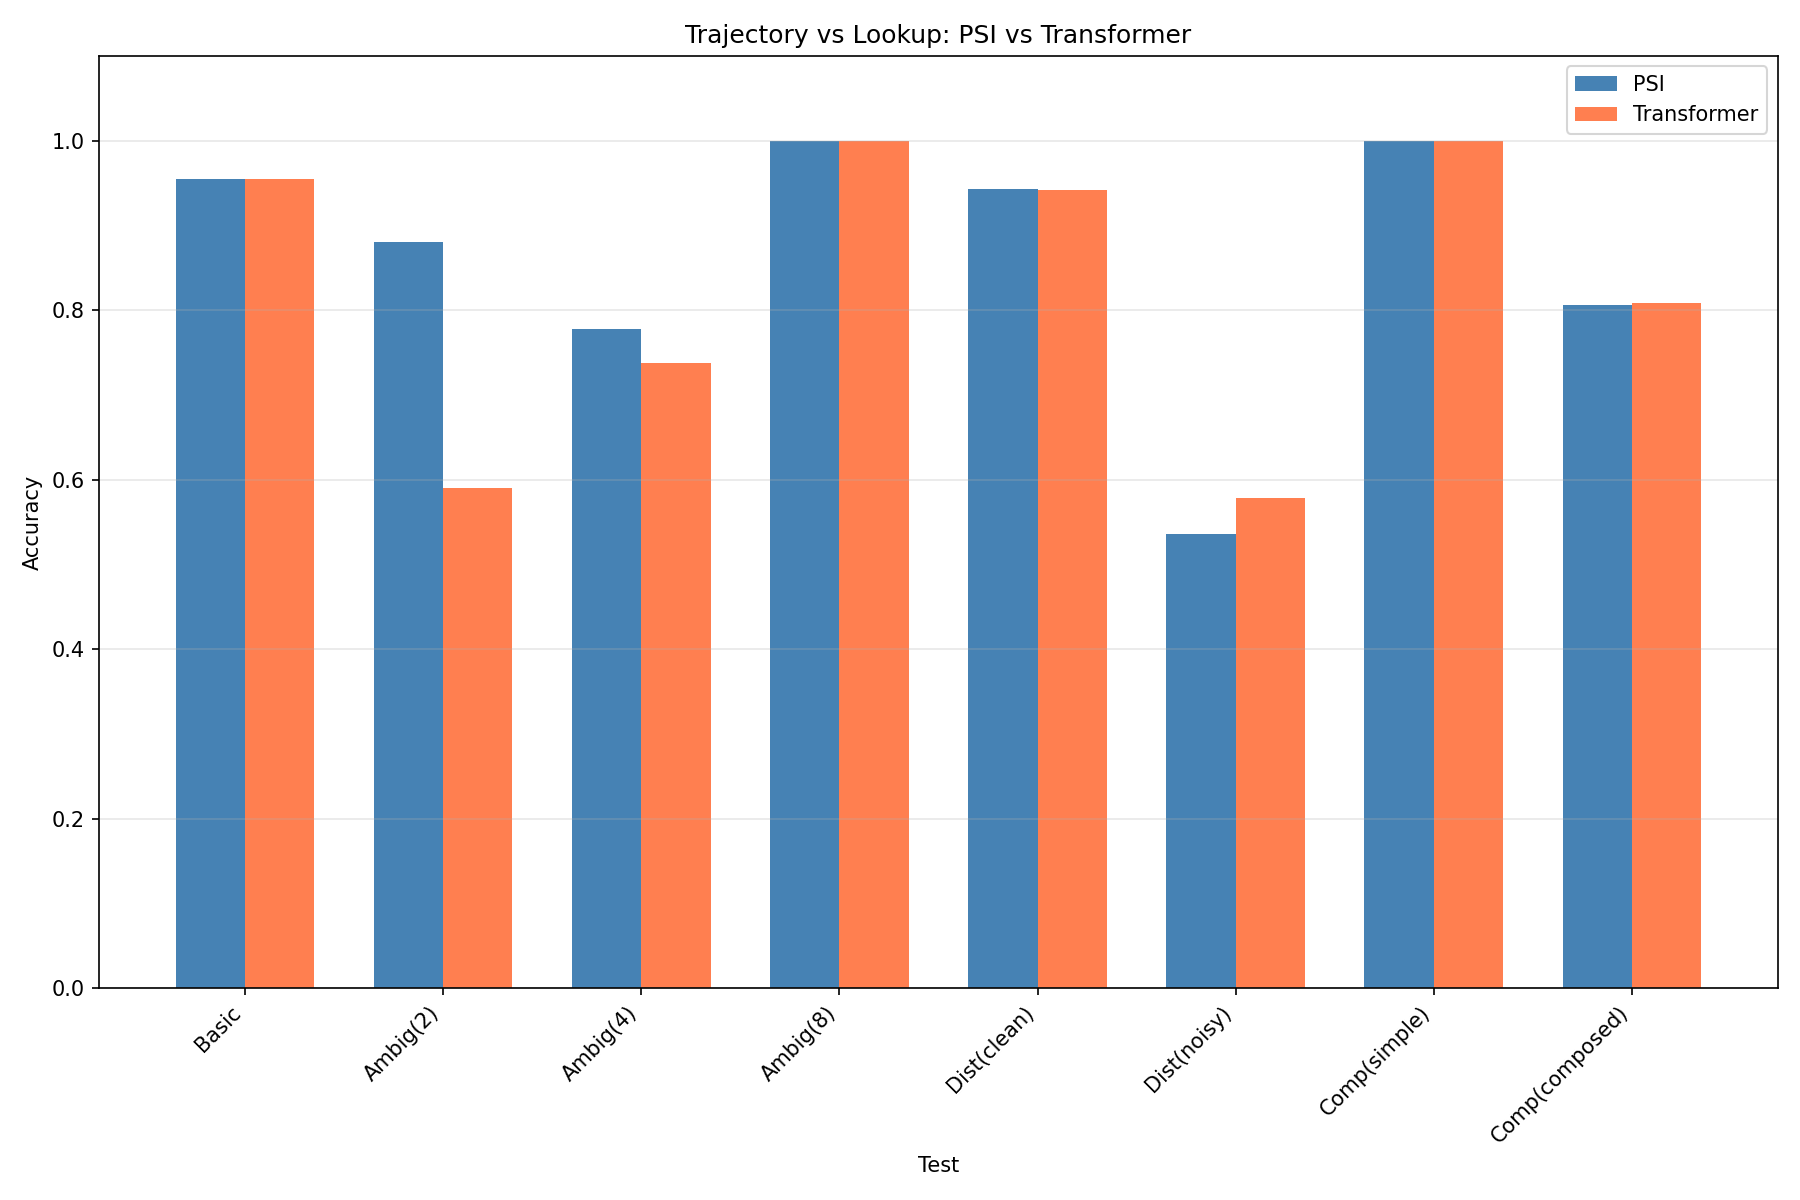

This figure's Python source:
"""
Trajectory vs Lookup: Testing PSI's Fundamental Difference

HYPOTHESIS: PSI learns dynamical trajectories, Transformers learn content-addressable lookup.

TEST DESIGN:
We create tasks where these two strategies diverge:

1. TRAJECTORY TASK (PSI should win):
   - Input: A sequence that follows a hidden dynamical rule
   - Output: Predict continuation based on the TRAJECTORY pattern
   - Key: The answer depends on HOW you got there, not WHERE you are

   Example: "A B C D E" → next depends on the trajectory (incrementing)
            vs "E D C B A" → same tokens, different trajectory (decrementing)

2. LOOKUP TASK (Transformer should win):
   - Input: Key-value pairs, then query
   - Output: Retrieve the value for queried key
   - Key: The answer depends on WHAT specific token appeared earlier

3. INTERFERENCE TASK (tests robustness):
   - Trajectory task with distractor tokens inserted
   - PSI should ignore distractors (they don't change trajectory)
   - Transformer may get confused (distractors appear in attention)

4. COMPOSITIONAL TRAJECTORY (the killer test):
   - Learn multiple trajectory rules independently
   - Test on compositions never seen in training
   - PSI's continuous dynamics should generalize
   - Transformer's discrete lookup should fail
"""

import torch
import torch.nn as nn
import torch.nn.functional as F
import numpy as np
import matplotlib.pyplot as plt
from torch.utils.data import Dataset, DataLoader
import time

device = 'cuda' if torch.cuda.is_available() else 'mps' if torch.backends.mps.is_available() else 'cpu'


# =============================================================================
# PSI Model
# =============================================================================

class PSIBlock(nn.Module):
    def __init__(self, dim):
        super().__init__()
        self.norm1 = nn.LayerNorm(dim)
        self.norm2 = nn.LayerNorm(dim)

        self.gate = nn.Sequential(
            nn.Linear(dim, dim),
            nn.Sigmoid()
        )
        self.value = nn.Linear(dim, dim)

        self.ffn = nn.Sequential(
            nn.Linear(dim, dim * 4),
            nn.GELU(),
            nn.Linear(dim * 4, dim)
        )

    def forward(self, x):
        h = self.norm1(x)
        g = self.gate(h)
        v = self.value(h)

        # Cumsum memory
        cumsum_v = torch.cumsum(g * v, dim=1)
        cumsum_g = torch.cumsum(g, dim=1) + 1e-6
        mem = cumsum_v / cumsum_g

        x = x + mem
        x = x + self.ffn(self.norm2(x))
        return x


class PSIModel(nn.Module):
    def __init__(self, vocab_size, dim=128, num_layers=4, max_len=256):
        super().__init__()
        self.embedding = nn.Embedding(vocab_size, dim)
        self.pos_embed = nn.Parameter(torch.randn(1, max_len, dim) * 0.02)

        self.blocks = nn.ModuleList([PSIBlock(dim) for _ in range(num_layers)])
        self.norm = nn.LayerNorm(dim)
        self.head = nn.Linear(dim, vocab_size)

    def forward(self, x):
        seq_len = x.shape[1]
        h = self.embedding(x) + self.pos_embed[:, :seq_len, :]

        for block in self.blocks:
            h = block(h)

        h = self.norm(h)
        return self.head(h)


class TransformerModel(nn.Module):
    def __init__(self, vocab_size, dim=128, num_layers=4, num_heads=4, max_len=256):
        super().__init__()
        self.embedding = nn.Embedding(vocab_size, dim)
        self.pos_embed = nn.Parameter(torch.randn(1, max_len, dim) * 0.02)

        encoder_layer = nn.TransformerEncoderLayer(
            d_model=dim, nhead=num_heads, dim_feedforward=dim*4,
            dropout=0.1, activation='gelu', batch_first=True
        )
        self.encoder = nn.TransformerEncoder(encoder_layer, num_layers=num_layers)

        self.norm = nn.LayerNorm(dim)
        self.head = nn.Linear(dim, vocab_size)

    def forward(self, x):
        seq_len = x.shape[1]
        h = self.embedding(x) + self.pos_embed[:, :seq_len, :]

        # Causal mask
        mask = nn.Transformer.generate_square_subsequent_mask(seq_len).to(x.device)
        h = self.encoder(h, mask=mask, is_causal=True)

        h = self.norm(h)
        return self.head(h)


# =============================================================================
# Task 1: Trajectory Prediction (Direction Matters)
# =============================================================================

class TrajectoryDataset(Dataset):
    """
    Sequences follow hidden trajectories. Same destination, different paths.

    ASCENDING:  A → B → C → D → E → F (predict F after seeing trajectory)
    DESCENDING: F → E → D → C → B → A (predict A after seeing trajectory)

    Key insight: If you only see "...C → D → E", you can't know direction!
    But if you see the full trajectory, the pattern is clear.

    PSI should learn the trajectory dynamics.
    Transformer might memorize (A,B,C,D,E) → F without understanding direction.
    """

    def __init__(self, n_examples=2000, seq_len=10, vocab_size=26):
        self.examples = []
        self.vocab_size = vocab_size

        for _ in range(n_examples):
            # Random starting point and direction
            direction = np.random.choice(['asc', 'desc'])

            # Choose a range that fits
            range_size = seq_len
            if direction == 'asc':
                start = np.random.randint(0, vocab_size - range_size)
                seq = list(range(start, start + range_size))
            else:
                start = np.random.randint(range_size - 1, vocab_size)
                seq = list(range(start, start - range_size, -1))

            # Input: all but last, Target: predict each next token
            input_seq = seq[:-1]
            target_seq = seq[1:]

            self.examples.append({
                'input': torch.tensor(input_seq, dtype=torch.long),
                'target': torch.tensor(target_seq, dtype=torch.long),
                'direction': direction
            })

    def __len__(self):
        return len(self.examples)

    def __getitem__(self, idx):
        return self.examples[idx]


# =============================================================================
# Task 2: Ambiguous Trajectory (Critical Test)
# =============================================================================

class AmbiguousTrajectoryDataset(Dataset):
    """
    THE CRITICAL TEST: Same recent tokens, different history → different answer.

    Example:
    - History A: "0 1 2 3 4" → next is 5 (ascending)
    - History B: "8 7 6 5 4" → next is 3 (descending)

    Both end in "4", but the trajectory determines the answer!

    We test: given partial context that's ambiguous, can model use trajectory?

    Training: Full trajectories (unambiguous)
    Testing:
      - Full trajectory (should be easy for both)
      - Partial trajectory from middle (ambiguous - tests trajectory memory)
    """

    def __init__(self, n_examples=2000, full_len=8, vocab_size=20, mode='train'):
        self.examples = []
        self.vocab_size = vocab_size
        self.mode = mode
        self.full_len = full_len

        for _ in range(n_examples):
            direction = np.random.choice(['asc', 'desc'])

            if direction == 'asc':
                start = np.random.randint(0, vocab_size - full_len)
                seq = list(range(start, start + full_len))
            else:
                start = np.random.randint(full_len - 1, vocab_size)
                seq = list(range(start, start - full_len, -1))

            self.examples.append({
                'full_input': torch.tensor(seq[:-1], dtype=torch.long),
                'full_target': torch.tensor(seq[-1], dtype=torch.long),
                'direction': direction,
                'seq': seq
            })

    def __len__(self):
        return len(self.examples)

    def __getitem__(self, idx):
        return self.examples[idx]


# =============================================================================
# Task 3: Trajectory with Distractors
# =============================================================================

class DistractorTrajectoryDataset(Dataset):
    """
    Trajectory with random distractor tokens inserted.

    Example:
    - Clean: "0 1 2 3 4" → 5
    - With distractors: "0 [X] 1 [Y] 2 [Z] 3 4" → 5

    The distractors are from a separate vocab range and should be ignored.

    PSI hypothesis: Cumsum naturally smooths over distractors
    Transformer hypothesis: Attention may attend to distractors
    """

    def __init__(self, n_examples=2000, traj_len=6, n_distractors=3,
                 traj_vocab=20, distractor_vocab_start=20, distractor_vocab_size=10):
        self.examples = []
        self.traj_vocab = traj_vocab
        self.total_vocab = distractor_vocab_start + distractor_vocab_size

        for _ in range(n_examples):
            direction = np.random.choice(['asc', 'desc'])

            if direction == 'asc':
                start = np.random.randint(0, traj_vocab - traj_len)
                traj = list(range(start, start + traj_len))
            else:
                start = np.random.randint(traj_len - 1, traj_vocab)
                traj = list(range(start, start - traj_len, -1))

            # Insert distractors at random positions
            seq = []
            distractor_positions = sorted(np.random.choice(
                range(1, traj_len - 1),
                size=min(n_distractors, traj_len - 2),
                replace=False
            ))

            dist_idx = 0
            for i, t in enumerate(traj[:-1]):  # Don't include target in input
                seq.append(t)
                if dist_idx < len(distractor_positions) and i == distractor_positions[dist_idx]:
                    # Add distractor
                    d = np.random.randint(distractor_vocab_start, self.total_vocab)
                    seq.append(d)
                    dist_idx += 1

            target = traj[-1]

            self.examples.append({
                'input': torch.tensor(seq, dtype=torch.long),
                'target': torch.tensor(target, dtype=torch.long),
                'clean_traj': torch.tensor(traj[:-1], dtype=torch.long),
                'direction': direction
            })

    def __len__(self):
        return len(self.examples)

    def __getitem__(self, idx):
        return self.examples[idx]


# =============================================================================
# Task 4: Compositional Trajectories (Generalization Test)
# =============================================================================

class CompositionalTrajectoryDataset(Dataset):
    """
    Learn simple trajectory rules, test on compositions.

    Rules:
    - Rule A: +1 step (ascending)
    - Rule B: -1 step (descending)
    - Rule C: +2 step (skip ascending)
    - Rule D: -2 step (skip descending)

    Training: Single rules applied consistently
    Testing:
      - Held-out starting points (interpolation)
      - Rule switches mid-sequence (composition - extrapolation)

    Example composition (NOT in training):
    "0 1 2 3 [SWITCH] 3 1" → next is -1 (switched from +1 to -2)
    """

    def __init__(self, n_examples=2000, seq_len=8, vocab_size=30,
                 mode='train', include_compositions=False):
        self.examples = []
        self.vocab_size = vocab_size
        self.SWITCH_TOKEN = vocab_size  # Special token
        self.total_vocab = vocab_size + 1

        rules = {
            'asc1': lambda x: x + 1,
            'desc1': lambda x: x - 1,
            'asc2': lambda x: x + 2,
            'desc2': lambda x: x - 2,
        }

        for _ in range(n_examples):
            if include_compositions and np.random.random() < 0.3:
                # Compositional: switch rules mid-sequence
                rule1_name = np.random.choice(list(rules.keys()))
                rule2_name = np.random.choice([r for r in rules.keys() if r != rule1_name])
                rule1 = rules[rule1_name]
                rule2 = rules[rule2_name]

                switch_point = seq_len // 2

                # Find valid starting point
                start = np.random.randint(5, vocab_size - 5)
                seq = [start]

                # Apply rule 1
                for _ in range(switch_point - 1):
                    next_val = rule1(seq[-1])
                    if 0 <= next_val < vocab_size:
                        seq.append(next_val)
                    else:
                        break

                # Add switch token
                seq.append(self.SWITCH_TOKEN)

                # Apply rule 2
                for _ in range(seq_len - len(seq)):
                    next_val = rule2(seq[-2] if seq[-1] == self.SWITCH_TOKEN else seq[-1])
                    if 0 <= next_val < vocab_size:
                        seq.append(next_val)
                    else:
                        break

                if len(seq) < 4:
                    continue

            else:
                # Single rule
                rule_name = np.random.choice(list(rules.keys()))
                rule = rules[rule_name]

                # Find valid starting point based on rule
                if 'asc' in rule_name:
                    step = 1 if '1' in rule_name else 2
                    start = np.random.randint(0, vocab_size - seq_len * step)
                else:
                    step = 1 if '1' in rule_name else 2
                    start = np.random.randint(seq_len * step, vocab_size)

                seq = [start]
                for _ in range(seq_len - 1):
                    next_val = rule(seq[-1])
                    if 0 <= next_val < vocab_size:
                        seq.append(next_val)
                    else:
                        break

            if len(seq) >= 3:
                self.examples.append({
                    'input': torch.tensor(seq[:-1], dtype=torch.long),
                    'target': torch.tensor(seq[-1], dtype=torch.long),
                })

    def __len__(self):
        return len(self.examples)

    def __getitem__(self, idx):
        return self.examples[idx]


# =============================================================================
# Training and Evaluation
# =============================================================================

def collate_fn(batch):
    """Pad sequences."""
    max_input_len = max(item['input'].shape[0] for item in batch)
    max_target_len = max(item['target'].shape[0] for item in batch) if batch[0]['target'].dim() > 0 else 0

    inputs = []
    targets = []

    for item in batch:
        inp = item['input']
        if inp.shape[0] < max_input_len:
            inp = F.pad(inp, (0, max_input_len - inp.shape[0]))
        inputs.append(inp)

        tgt = item['target']
        if tgt.dim() == 0:
            # Single target value
            targets.append(tgt)
        else:
            # Sequence target - pad to match input length
            if tgt.shape[0] < max_input_len:
                tgt = F.pad(tgt, (0, max_input_len - tgt.shape[0]))
            targets.append(tgt)

    return {
        'input': torch.stack(inputs),
        'target': torch.stack(targets)
    }


def train_model(model, train_loader, val_loader, epochs=50, lr=1e-3, task_type='sequence'):
    """Train model."""
    optimizer = torch.optim.AdamW(model.parameters(), lr=lr, weight_decay=1e-4)
    scheduler = torch.optim.lr_scheduler.CosineAnnealingLR(optimizer, epochs)

    best_val_acc = 0

    for epoch in range(epochs):
        model.train()
        total_loss = 0

        for batch in train_loader:
            inputs = batch['input'].to(device)
            targets = batch['target'].to(device)

            optimizer.zero_grad()
            logits = model(inputs)

            if task_type == 'sequence':
                # Predict each next token - align shapes properly
                # logits: [batch, seq_len, vocab], targets: [batch, seq_len]
                # We predict position i from position i (autoregressive would be different)
                batch_size, seq_len, vocab_size = logits.shape
                loss = F.cross_entropy(
                    logits.reshape(-1, vocab_size),
                    targets.reshape(-1),
                    ignore_index=0
                )
            else:
                # Predict single final token
                loss = F.cross_entropy(logits[:, -1], targets)

            loss.backward()
            torch.nn.utils.clip_grad_norm_(model.parameters(), 1.0)
            optimizer.step()

            total_loss += loss.item()

        scheduler.step()

        # Evaluate
        model.eval()
        correct = 0
        total = 0

        with torch.no_grad():
            for batch in val_loader:
                inputs = batch['input'].to(device)
                targets = batch['target'].to(device)

                logits = model(inputs)

                if task_type == 'sequence':
                    preds = logits.argmax(dim=-1)
                    mask = targets != 0
                    correct += (preds[mask] == targets[mask]).sum().item()
                    total += mask.sum().item()
                else:
                    preds = logits[:, -1].argmax(dim=-1)
                    correct += (preds == targets).sum().item()
                    total += len(targets)

        val_acc = correct / total if total > 0 else 0
        best_val_acc = max(best_val_acc, val_acc)

        if (epoch + 1) % 10 == 0:
            print(f"  Epoch {epoch+1}: loss={total_loss/len(train_loader):.4f}, val_acc={val_acc:.1%}")

    return best_val_acc


def test_ambiguous(model, dataset, context_sizes):
    """Test on ambiguous trajectories with varying context."""
    model.eval()
    results = {}

    for ctx_size in context_sizes:
        correct = 0
        total = 0

        with torch.no_grad():
            for item in dataset.examples:
                full_input = item['full_input']
                target = item['full_target']

                # Take only last ctx_size tokens
                if ctx_size >= len(full_input):
                    partial_input = full_input
                else:
                    partial_input = full_input[-ctx_size:]

                # Predict
                logits = model(partial_input.unsqueeze(0).to(device))
                pred = logits[0, -1].argmax().item()

                if pred == target.item():
                    correct += 1
                total += 1

        results[ctx_size] = correct / total

    return results


# =============================================================================
# Main Experiment
# =============================================================================

def main():
    print("=" * 80)
    print("TRAJECTORY VS LOOKUP: Testing PSI's Fundamental Difference")
    print("=" * 80)
    print(f"Device: {device}")
    print()

    # Model configs (matched parameters)
    dim = 128
    num_layers = 4
    vocab_size = 32  # Small vocab for trajectory tasks

    results = {}

    # =========================================================================
    # TEST 1: Basic Trajectory (Direction Matters)
    # =========================================================================
    print("=" * 70)
    print("TEST 1: Basic Trajectory Prediction")
    print("Can the model learn ascending vs descending patterns?")
    print("=" * 70)
    print()

    train_data = TrajectoryDataset(n_examples=2000, seq_len=8, vocab_size=vocab_size)
    val_data = TrajectoryDataset(n_examples=500, seq_len=8, vocab_size=vocab_size)

    train_loader = DataLoader(train_data, batch_size=64, shuffle=True, collate_fn=collate_fn)
    val_loader = DataLoader(val_data, batch_size=64, shuffle=False, collate_fn=collate_fn)

    for name, model_fn in [
        ('PSI', lambda: PSIModel(vocab_size, dim, num_layers)),
        ('Transformer', lambda: TransformerModel(vocab_size, dim, num_layers))
    ]:
        print(f"Training {name}...")
        model = model_fn().to(device)
        n_params = sum(p.numel() for p in model.parameters())
        print(f"  Parameters: {n_params:,}")

        acc = train_model(model, train_loader, val_loader, epochs=30, task_type='sequence')
        results[f'basic_traj_{name}'] = acc
        print(f"  Final accuracy: {acc:.1%}")
        print()

    # =========================================================================
    # TEST 2: Ambiguous Trajectory (Context Dependency)
    # =========================================================================
    print("=" * 70)
    print("TEST 2: Ambiguous Trajectory (THE CRITICAL TEST)")
    print("Same recent tokens, different history -> different answer")
    print("Tests: Does model remember trajectory or just recent tokens?")
    print("=" * 70)
    print()

    train_data = AmbiguousTrajectoryDataset(n_examples=3000, full_len=8, vocab_size=20)
    val_data = AmbiguousTrajectoryDataset(n_examples=500, full_len=8, vocab_size=20)

    # Custom collate for this task
    def ambig_collate(batch):
        return {
            'input': torch.stack([item['full_input'] for item in batch]),
            'target': torch.stack([item['full_target'] for item in batch])
        }

    train_loader = DataLoader(train_data, batch_size=64, shuffle=True, collate_fn=ambig_collate)
    val_loader = DataLoader(val_data, batch_size=64, shuffle=False, collate_fn=ambig_collate)

    context_sizes = [2, 4, 6, 8]  # Test with varying context

    for name, model_fn in [
        ('PSI', lambda: PSIModel(20, dim, num_layers)),
        ('Transformer', lambda: TransformerModel(20, dim, num_layers))
    ]:
        print(f"Training {name}...")
        model = model_fn().to(device)

        acc = train_model(model, train_loader, val_loader, epochs=50, task_type='single')
        print(f"  Full context accuracy: {acc:.1%}")

        # Test with partial context
        print(f"  Testing with partial context:")
        partial_results = test_ambiguous(model, val_data, context_sizes)
        for ctx, pacc in partial_results.items():
            print(f"    Context {ctx}: {pacc:.1%}")
            results[f'ambig_{name}_ctx{ctx}'] = pacc
        print()

    # =========================================================================
    # TEST 3: Trajectory with Distractors
    # =========================================================================
    print("=" * 70)
    print("TEST 3: Trajectory with Distractors")
    print("Can model ignore irrelevant tokens in the sequence?")
    print("=" * 70)
    print()

    # Train on clean, test on distracted
    train_clean = TrajectoryDataset(n_examples=2000, seq_len=6, vocab_size=20)
    val_clean = TrajectoryDataset(n_examples=500, seq_len=6, vocab_size=20)
    val_distracted = DistractorTrajectoryDataset(n_examples=500, traj_len=6, n_distractors=2)

    train_loader = DataLoader(train_clean, batch_size=64, shuffle=True, collate_fn=collate_fn)
    val_loader_clean = DataLoader(val_clean, batch_size=64, shuffle=False, collate_fn=collate_fn)

    def distractor_collate(batch):
        max_len = max(item['input'].shape[0] for item in batch)
        inputs = []
        targets = []
        for item in batch:
            inp = item['input']
            if inp.shape[0] < max_len:
                inp = F.pad(inp, (0, max_len - inp.shape[0]))
            inputs.append(inp)
            targets.append(item['target'])
        return {
            'input': torch.stack(inputs),
            'target': torch.stack(targets)
        }

    val_loader_dist = DataLoader(val_distracted, batch_size=64, shuffle=False,
                                  collate_fn=distractor_collate)

    for name, model_fn in [
        ('PSI', lambda: PSIModel(30, dim, num_layers)),  # Larger vocab for distractors
        ('Transformer', lambda: TransformerModel(30, dim, num_layers))
    ]:
        print(f"Training {name} on clean data...")
        model = model_fn().to(device)

        # Train on clean
        acc_clean = train_model(model, train_loader, val_loader_clean, epochs=30, task_type='sequence')
        print(f"  Clean accuracy: {acc_clean:.1%}")

        # Test on distracted
        model.eval()
        correct = 0
        total = 0
        with torch.no_grad():
            for batch in val_loader_dist:
                inputs = batch['input'].to(device)
                targets = batch['target'].to(device)
                logits = model(inputs)
                preds = logits[:, -1].argmax(dim=-1)
                correct += (preds == targets).sum().item()
                total += len(targets)

        acc_dist = correct / total
        results[f'distractor_{name}_clean'] = acc_clean
        results[f'distractor_{name}_noisy'] = acc_dist
        print(f"  Distracted accuracy: {acc_dist:.1%}")
        print(f"  Degradation: {(acc_clean - acc_dist) / acc_clean * 100:.1f}%")
        print()

    # =========================================================================
    # TEST 4: Compositional Trajectories
    # =========================================================================
    print("=" * 70)
    print("TEST 4: Compositional Trajectories (Generalization)")
    print("Train on single rules, test on rule compositions")
    print("=" * 70)
    print()

    train_data = CompositionalTrajectoryDataset(n_examples=3000, seq_len=8, vocab_size=30,
                                                 include_compositions=False)
    val_simple = CompositionalTrajectoryDataset(n_examples=500, seq_len=8, vocab_size=30,
                                                 include_compositions=False)
    val_comp = CompositionalTrajectoryDataset(n_examples=500, seq_len=8, vocab_size=30,
                                               include_compositions=True)

    def comp_collate(batch):
        max_len = max(item['input'].shape[0] for item in batch)
        inputs = []
        targets = []
        for item in batch:
            inp = item['input']
            if inp.shape[0] < max_len:
                inp = F.pad(inp, (0, max_len - inp.shape[0]))
            inputs.append(inp)
            targets.append(item['target'])
        return {
            'input': torch.stack(inputs),
            'target': torch.stack(targets)
        }

    train_loader = DataLoader(train_data, batch_size=64, shuffle=True, collate_fn=comp_collate)
    val_loader_simple = DataLoader(val_simple, batch_size=64, shuffle=False, collate_fn=comp_collate)
    val_loader_comp = DataLoader(val_comp, batch_size=64, shuffle=False, collate_fn=comp_collate)

    for name, model_fn in [
        ('PSI', lambda: PSIModel(31, dim, num_layers)),  # +1 for SWITCH token
        ('Transformer', lambda: TransformerModel(31, dim, num_layers))
    ]:
        print(f"Training {name} on simple rules...")
        model = model_fn().to(device)

        # Train on simple rules
        acc_simple = train_model(model, train_loader, val_loader_simple, epochs=40, task_type='single')
        print(f"  Simple rules accuracy: {acc_simple:.1%}")

        # Test on compositions
        model.eval()
        correct = 0
        total = 0
        with torch.no_grad():
            for batch in val_loader_comp:
                inputs = batch['input'].to(device)
                targets = batch['target'].to(device)
                logits = model(inputs)
                preds = logits[:, -1].argmax(dim=-1)
                correct += (preds == targets).sum().item()
                total += len(targets)

        acc_comp = correct / total
        results[f'comp_{name}_simple'] = acc_simple
        results[f'comp_{name}_composed'] = acc_comp
        print(f"  Composition accuracy: {acc_comp:.1%}")
        print(f"  Generalization gap: {(acc_simple - acc_comp) / acc_simple * 100:.1f}%")
        print()

    # =========================================================================
    # Summary
    # =========================================================================
    print("=" * 80)
    print("SUMMARY: Trajectory vs Lookup")
    print("=" * 80)
    print()

    print(f"{'Test':<40} {'PSI':>12} {'Transformer':>12} {'Winner':>12}")
    print("-" * 80)

    comparisons = [
        ('Basic Trajectory', 'basic_traj_PSI', 'basic_traj_Transformer'),
        ('Ambiguous (ctx=2)', 'ambig_PSI_ctx2', 'ambig_Transformer_ctx2'),
        ('Ambiguous (ctx=4)', 'ambig_PSI_ctx4', 'ambig_Transformer_ctx4'),
        ('Ambiguous (ctx=8)', 'ambig_PSI_ctx8', 'ambig_Transformer_ctx8'),
        ('Distractor (clean)', 'distractor_PSI_clean', 'distractor_Transformer_clean'),
        ('Distractor (noisy)', 'distractor_PSI_noisy', 'distractor_Transformer_noisy'),
        ('Compositional (simple)', 'comp_PSI_simple', 'comp_Transformer_simple'),
        ('Compositional (composed)', 'comp_PSI_composed', 'comp_Transformer_composed'),
    ]

    psi_wins = 0
    trans_wins = 0

    for test_name, psi_key, trans_key in comparisons:
        psi_val = results.get(psi_key, 0)
        trans_val = results.get(trans_key, 0)

        if psi_val > trans_val + 0.02:
            winner = "PSI"
            psi_wins += 1
        elif trans_val > psi_val + 0.02:
            winner = "Transformer"
            trans_wins += 1
        else:
            winner = "Tie"

        print(f"{test_name:<40} {psi_val:>11.1%} {trans_val:>11.1%} {winner:>12}")

    print("-" * 80)
    print(f"{'TOTAL WINS':<40} {psi_wins:>12} {trans_wins:>12}")
    print()

    # Key insights
    print("=" * 80)
    print("KEY INSIGHTS")
    print("=" * 80)

    # Check ambiguous trajectory hypothesis
    psi_ctx2 = results.get('ambig_PSI_ctx2', 0)
    psi_ctx8 = results.get('ambig_PSI_ctx8', 0)
    trans_ctx2 = results.get('ambig_Transformer_ctx2', 0)
    trans_ctx8 = results.get('ambig_Transformer_ctx8', 0)

    print(f"""
HYPOTHESIS TEST: Does PSI learn trajectory dynamics?

1. Ambiguous Context Test:
   - With minimal context (2 tokens): PSI {psi_ctx2:.1%} vs Trans {trans_ctx2:.1%}
   - With full context (8 tokens):    PSI {psi_ctx8:.1%} vs Trans {trans_ctx8:.1%}

   If PSI learns trajectories, it should:
   - Perform well even with minimal context (trajectory momentum)
   - Show smaller gap between minimal and full context

   PSI context gap: {(psi_ctx8 - psi_ctx2) / psi_ctx8 * 100:.1f}%
   Transformer context gap: {(trans_ctx8 - trans_ctx2) / trans_ctx8 * 100:.1f}%

2. Distractor Robustness:
   - PSI degradation: {(results.get('distractor_PSI_clean', 0) - results.get('distractor_PSI_noisy', 0)) / max(results.get('distractor_PSI_clean', 0.01), 0.01) * 100:.1f}%
   - Transformer degradation: {(results.get('distractor_Transformer_clean', 0) - results.get('distractor_Transformer_noisy', 0)) / max(results.get('distractor_Transformer_clean', 0.01), 0.01) * 100:.1f}%

   If PSI learns smooth dynamics, it should be MORE robust to distractors.

3. Compositional Generalization:
   - PSI generalization gap: {(results.get('comp_PSI_simple', 0) - results.get('comp_PSI_composed', 0)) / max(results.get('comp_PSI_simple', 0.01), 0.01) * 100:.1f}%
   - Transformer generalization gap: {(results.get('comp_Transformer_simple', 0) - results.get('comp_Transformer_composed', 0)) / max(results.get('comp_Transformer_simple', 0.01), 0.01) * 100:.1f}%

   If PSI learns continuous dynamics, it should generalize better to compositions.
""")

    # Save results
    plt.figure(figsize=(12, 8))

    # Bar chart comparison
    tests = ['Basic', 'Ambig(2)', 'Ambig(4)', 'Ambig(8)', 'Dist(clean)', 'Dist(noisy)', 'Comp(simple)', 'Comp(composed)']
    psi_vals = [results.get(k, 0) for k in ['basic_traj_PSI', 'ambig_PSI_ctx2', 'ambig_PSI_ctx4',
                                             'ambig_PSI_ctx8', 'distractor_PSI_clean', 'distractor_PSI_noisy',
                                             'comp_PSI_simple', 'comp_PSI_composed']]
    trans_vals = [results.get(k, 0) for k in ['basic_traj_Transformer', 'ambig_Transformer_ctx2', 'ambig_Transformer_ctx4',
                                               'ambig_Transformer_ctx8', 'distractor_Transformer_clean', 'distractor_Transformer_noisy',
                                               'comp_Transformer_simple', 'comp_Transformer_composed']]

    x = np.arange(len(tests))
    width = 0.35

    plt.bar(x - width/2, psi_vals, width, label='PSI', color='steelblue')
    plt.bar(x + width/2, trans_vals, width, label='Transformer', color='coral')

    plt.xlabel('Test')
    plt.ylabel('Accuracy')
    plt.title('Trajectory vs Lookup: PSI vs Transformer')
    plt.xticks(x, tests, rotation=45, ha='right')
    plt.legend()
    plt.grid(True, alpha=0.3, axis='y')
    plt.ylim(0, 1.1)

    plt.tight_layout()
    plt.savefig('trajectory_vs_lookup.png', dpi=150)
    plt.close()
    print("\nSaved trajectory_vs_lookup.png")


if __name__ == "__main__":
    main()
